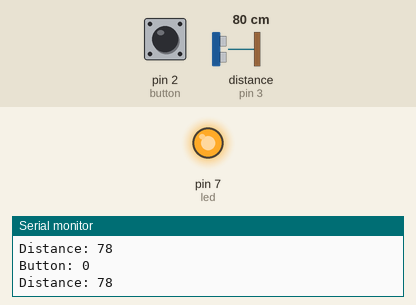
This sketch was run on a simulated Arduino Uno, built with avr-gcc and run on an emulated ATmega328P. Shown: output pins drawn as LEDs (lit = HIGH), the last lines printed to the serial monitor. Wiring (inferred from the names in the program): ultrasonic range finder: trigger pin 4; echo pin 3. The inputs (shaded band) are chosen by the test bench; at power-on: distance to the obstacle (sensor on pin 3) 80 cm, pin 2 (button) LOW. The echo pulse lasts 58.3 µs per cm; pins used as bus, display or sensor lines are not drawn.

Above: at 1.3 s.
1.4 s: distance to the obstacle (sensor on pin 3) set to 97 cm
2.9 s: distance to the obstacle (sensor on pin 3) set to 104 cm
At 4.0 s:
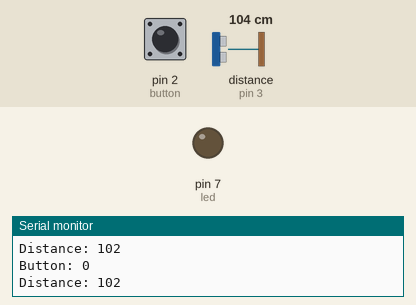
4.5 s: distance to the obstacle (sensor on pin 3) set to 2 cm
At 5.7 s:
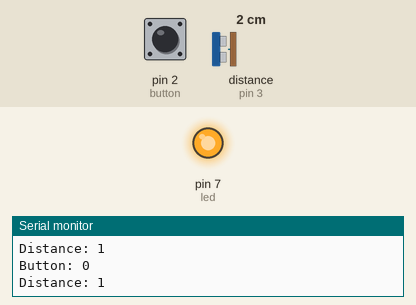
6.0 s: distance to the obstacle (sensor on pin 3) set to 120 cm
At 7.2 s:
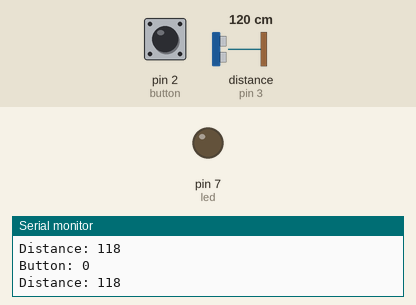
Timing chart, 0 to 8.5 s (numbered marks = the images above; inputs shaded):
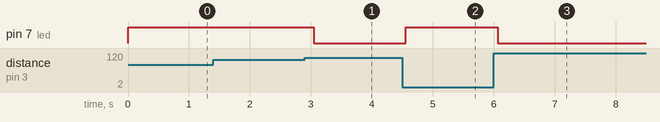

Measured:
- the behaviour switches between 101 and 102 cm on distance to the obstacle (sensor on pin 3) (found by bisection; images 0 and 1)
- after the input at 2.9 s, pin 7 (led): HIGH → LOW after 0.14 s
- after the input at 4.5 s, pin 7 (led): LOW → HIGH after 0.06 s
- after the input at 6.0 s, pin 7 (led): HIGH → LOW after 0.07 s

The sketch:

button-test-ultrasound.ino
```cpp
int button = 2;
int led = 7;

const int echoPin = 3;
const int trigPin = 4;

void setup() {
  Serial.begin(9600);

  pinMode(button, INPUT);
  pinMode(led, OUTPUT);

  pinMode(trigPin, OUTPUT); // Sets the trigPin as an Output
  pinMode(echoPin, INPUT); // Sets the echoPin as an Input
}

void loop() {
  int buttonValue = digitalRead(button);

  // Get the distance currently measured by the Ultrasonic sensor
  int distance = getDistance();

  Serial.print("Button: ");
  Serial.println(buttonValue);
  Serial.print("Distance: ");
  Serial.println(distance);

  if(distance < 100){
    digitalWrite(led, HIGH);
  }
  else{
    digitalWrite(led, LOW);
  }
  delay(500);
}

int getDistance() {
  // Clears the trigPin
  digitalWrite(trigPin, LOW);
  delayMicroseconds(2);

  // Sets the trigPin on HIGH state for 10 micro seconds
  digitalWrite(trigPin, HIGH);
  delayMicroseconds(10);
  digitalWrite(trigPin, LOW);

  // Reads the echoPin, returns the sound wave travel time in microseconds
  long duration = pulseIn(echoPin, HIGH);

  // Calculating the distance
  int distance = duration*0.034/2;

  // Prints the distance on the Serial Monitor
  Serial.print("Distance: ");
  Serial.println(distance);

  // Return the distance
  return distance;
}
```
